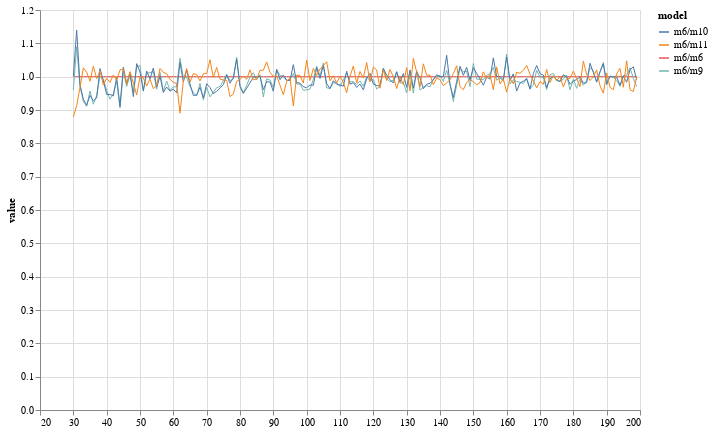

The notebook cell saved with this chart:
### Code cell
width = 600
height = 400
c = alt.Chart(bfdf).mark_line(
    strokeWidth = 1,
    ).encode(
    alt.X('t:Q', title=None),
    alt.Y('value:Q'),
    alt.Color('model')
    ).properties(width=width, height=height).interactive()
c

### Figure 1 — Vega-Lite specification as saved in the notebook (floating-point values rounded to 4 significant figures; data arrays with more than 128 entries replaced by an {"elided": "..."} marker saying what was removed)
{"config": {"view": {"continuousWidth": 400, "continuousHeight": 300}}, "data": {"name": "data-14b47b206ebd03726bf6c2b77a51daa7"}, "mark": {"type": "line", "strokeWidth": 1}, "encoding": {"color": {"type": "nominal", "field": "model"}, "x": {"type": "quantitative", "field": "t", "title": null}, "y": {"type": "quantitative", "field": "value"}}, "height": 400, "selection": {"selector001": {"type": "interval", "bind": "scales", "encodings": ["x", "y"]}}, "width": 600, "$schema": "https://vega.github.io/schema/vega-lite/v4.8.1.json", "datasets": {"data-14b47b206ebd03726bf6c2b77a51daa7": {"elided": "680 records"}}}
